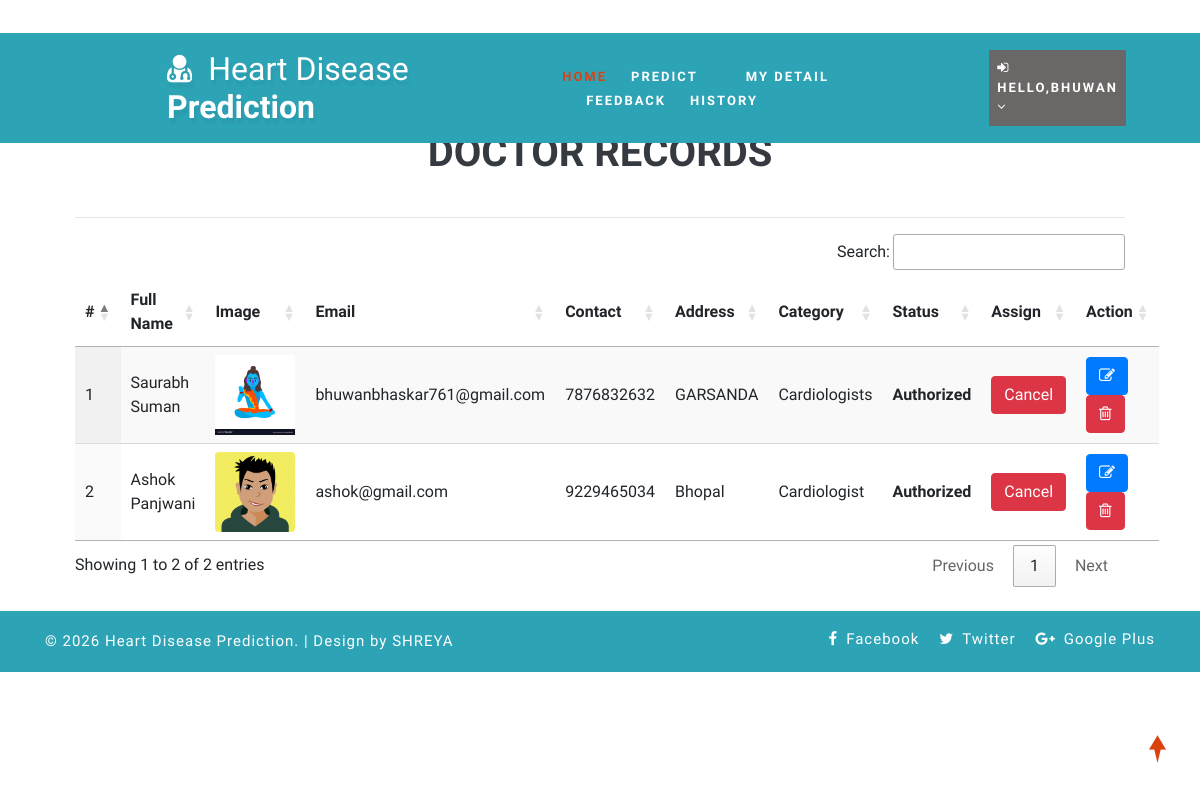
The page /view_doctor (signed in) on the database its author committed.
### health/models.py (models this page shows, shortened)
class Doctor(models.Model):
    status = models.IntegerField(DOCTOR_STATUS, null=True)
    user = models.ForeignKey(User, on_delete=models.CASCADE, null=True)
    contact = models.CharField(max_length=100, null=True)
    address = models.CharField(max_length=100, null=True)
    category = models.CharField(max_length=100, null=True)
    doj = models.DateField(null=True)
    dob = models.DateField(null=True)
    image = models.FileField(null=True)

### health/views.py (the view)
# urls.py: path('view_doctor', View_Doctor,name="view_doctor"),
@login_required(login_url="login")
def View_Doctor(request):
    doc = Doctor.objects.all()
    d = {'doc':doc}
    return render(request,'view_doctor.html',d)

### health/templates/view_doctor.html (shortened to what this page needs)
{% extends 'index.html' %}
{% load static %}
{% block body %}
<div class="container-fluid" style="width:90%;margin-top:8%">
                    <div class="container-fluid">
                        <h1 align="center"class="w3ls-title text-uppercase text-dark font-weight-bold">Doctor Records</h1><br>
                         </div><hr>
                                <table id="example" class="display" style="width:100%">
                                  <thead>
                                    <tr>
                                      <th>#</th>
                                      <th>Full Name</th>
                                      <th>Image</th>
                                      <th>Email</th>
                                      <th>Contact</th>
                                      <th>Address</th>
                                      <th>Category</th>
                                      <th>Status</th>
                                      <th>Assign</th>
                                      <th>Action</th>
                                  </tr>
                              </thead>
                              <tbody>
                              {% for i in doc %}
                                <tr>
                                  <td>{{forloop.counter}}</td>
                                  <td>{{i.user.first_name}} {{i.user.last_name}}</td>
                                  <td><img src="{{i.image.url}}" style="width:80px;height:80px"></td>
                                  <td>{{i.user.email}}</td>
                                  <td>{{i.contact}}</td>
                                  <td>{{i.address}}</td>
                                  <td>{{i.category}}</td>
                                  <td>
                                      {% if i.status == 1 %}
                                      <b>Authorized</b>
                                  {% else %}
                                      <b>Unauthorized</b>
                                      {% endif %}
                                  </td>
                                    <td>{% if i.status == 1 %}
                                        <a href="{% url 'assign_status' i.id %}" onclick="return confirm('Do you want to withdraw approval to doctor : {{i.user.first_name}}?')"><button class="btn btn-danger">Cancel</button></a>
                                        {% else %}
                                        <a href="{% url 'assign_status' i.id %}" onclick="return confirm('Do you want to give approve to doctor : {{i.user.first_name}}?')"><button class="btn btn-success">Assign</button></a>
                                        {% endif %}
                                    </td>
                                    <td style="width:150px">
                                      <a href="{% url 'change_doctor' i.id %}" ><button class="btn btn-primary"><i class="fa fa-edit"></i></button></a>
                                      <a href="{% url 'delete_doctor' i.id %}" ><button class="btn btn-danger" onclick="return confirm('Are you sure?')"><i class="fa fa-trash-o"></i></button></a></td>
                              </tr>
                              {% endfor %}
                          </tbody>
                      </table>
                  </div>
{% endblock %}

### health/templates/index.html (shortened to what this page needs)
<!DOCTYPE html>
{% load static %}
<html lang="zxx">
<head>
	<link rel="stylesheet" href="{% static 'css/bootstrap.css' %}">
	<link href="{% static 'css/css_slider.css' %}" type="text/css" rel="stylesheet" media="all">
	<link rel="stylesheet" href="{% static 'css/style.css' %}" type="text/css" media="all" />
	<link href="{% static 'css/font-awesome.min.css' %}" rel="stylesheet">
<link rel='stylesheet' type='text/css' href="https://cdn.datatables.net/1.10.21/css/jquery.dataTables.min.css">
<link rel='stylesheet' type='text/css' href="https://cdn.datatables.net/buttons/1.6.2/css/buttons.dataTables.min.css">
</head>
<body>
	<div id="home" style="margin-bottom:2%">
		<header>
			<div class="top-bar py-3">
				<div class="container">
					<div class="row">
						<div class="col-xl-7 col-lg-6 col-md-4 top-social-agile text-md-right text-center mt-md-0 mt-2">
							<div class="row">
								<div class="col-xl-3 col-lg-4 col-6 top-w3layouts p-md-0 text-right">
								</div>
								<div class="col-xl-3 col-lg-4 col-6 header-w3layouts text-md-right text-left">
								</div>
							</div>
						</div>
					</div>
				</div>
			</div>
		</header>
		<div class="main-top" style="background:rgb(44, 164, 182)">
			<div class="container-fluid">
				<div class="header d-md-flex justify-content-between align-items-center py-3">
					<div id="logo" style="margin-left:13%">
						<h1>
							<a href="index.html">
								<span class="fa fa-user-md mr-2"></span>
								<span class="logo-sp">Heart Disease</span> Prediction
							</a>
						</h1>
					</div>
					{% if request.user.is_staff %}
					<div class="nav_w3ls" style="margin-right:4%">
						<nav>
							<label for="drop1" class="toggle">Menu</label>
							<input type="checkbox" id="drop1" />
							<ul class="menu" style="padding:15px;width:100%">
								<li class="mx-lg-4 mx-md-3 my-md-0 my-2"><a href="{% url 'admin_home' %}" >Home</a></li>
								<li>
									<label for="drop-2" class="toggle toogle-2"> <span class="fa fa-angle-down" aria-hidden="true"></span>
									</label>
									<a href="#"> Doctor <span class="fa fa-angle-down" aria-hidden="true"></span></a>
									<ul style="margin-top:2%;width:40%;margin-right:0%">
										<li style="width:100%;"><a href="/add_doctor" class="drop-text">Add Doctor</a></li>
										<li style="width:100%;"><a href="/view_doctor" class="drop-text">View Doctor</a></li>
									</ul>
								</li>
								<li class="mx-lg-4 mx-md-3 my-md-0 my-2"><a href="/view_patient">Patient</a></li>
								<li class="mx-lg-4 mx-md-3 my-md-0 my-2">
									<a href="/view_search_pat">Searched Data</a></li>
								<li><a href="/view_feedback">Feedback</a></li>
							</ul>
						</nav>
					</div>
					<div class="nav_w3ls" style="margin-right:3%">
						<nav>
							<label for="drop2" class="toggle">Menu</label>
							<input type="checkbox" id="drop2" />
							<ul class="menu">
								<li class="mx-lg-4 mx-md-3 my-md-0 my-2" style="background:red;padding:8px">
									<label for="drop-2" class="toggle toogle-2"> <span class="fa fa-angle-down" aria-hidden="true"></span>
									</label>
									<a href="#"><i class="fa fa-user"></i> {{request.user.username}} <span class="fa fa-angle-down" aria-hidden="true"></span></a>
									<ul style="margin-top:10%;width:80%;margin-right:5%">
										<li style="width:100%;"><a href="{% url 'change_password' %}" class="drop-text">Password</a></li>
										<li style="width:100%;"><a href="{% url 'logout' %}" class="drop-text">Logout</a></li>
									</ul>
								</li>
							</ul>
						</nav>
					</div>
					{% elif request.user.patient_set.all.0 %}
					<div class="nav_w3ls" style="margin-left:5%;font-weight:bold">
						<nav>
							<ul class="menu" style="padding:15px;width:100%">
								<li><a href="{% url 'patient_home' %}" class="active">Home</a></li>
								<li class="mx-lg-4 mx-md-3 my-md-0 my-2"><a href="/add_heartdetail">Predict</a></li>
								<li class="mx-lg-4 mx-md-3 my-md-0 my-2"><a href="/profile_doctor">My Detail</a></li>
								<li class="mx-lg-4 mx-md-3 my-md-0 my-2"><a href="/sent_feedback">Feedback</a></li>
								<li><a href="/view_search_pat">History</a></li>
							</ul>
						</nav>
					</div>
					<div class="nav_w3ls" style="margin-right:3%">
						<nav>
							<ul class="menu">
								<li class="mx-lg-4 mx-md-3 my-md-0 my-2" style="background:#6a6767;padding:8px">
									<a href="#"><i class="fa fa-sign-in"></i> Hello,{{request.user.username}} <span class="fa fa-angle-down" aria-hidden="true"></span></a>
								</li>
							</ul>
						</nav>
					</div>
					{% endif %}
				</div>
			</div>
		</div>
		{% block body %}
		{% endblock %}
	</div>
	<div class="copy-w3pvt" style="background:rgb(44, 164, 182);color:white">
		<div class="container py-3">
			<div class="row">
				<div class="col-lg-7 w3ls_footer_grid1_left text-lg-left text-center">
					<p style="color:white">&copy; 2026 Heart Disease Prediction. | Design by SHREYA</a>
					</p>
				</div>
				<div class="col-lg-5 w3ls_footer_grid_left1_pos text-lg-right text-center mt-lg-0 mt-2">
					<ul style="color:white">
						<li>
							<a href="#" style="color:white" class="facebook">
								<span class="fa fa-facebook-f mr-2"></span>Facebook</a>
						</li>
						<li class="mx-3">
							<a href="#" style="color:white" class="twitter">
								<span class="fa fa-twitter mr-2"></span>Twitter</a>
						</li>
						<li>
							<a href="#" style="color:white" class="google">
								<span class="fa fa-google-plus mr-2"></span>Google Plus</a>
						</li>
					</ul>
				</div>
			</div>
		</div>
	</div>
	<a href="#home" style="color:white" class="move-top text-center"></a>
</body>
</html>

### health/static/css/style.css (style rules this page uses)
body { padding: 0; margin: 0; background: #FFF; font-family: 'Quicksand', sans-serif; }
body a, body button { transition: 0.5s all; -webkit-transition: 0.5s all; -moz-transition: 0.5s all; -o-transition: 0.5s all; -ms-transition: 0.5s all; text-decoration: none; }
html { scroll-behavior: smooth; }
h1, h2, h3, h4, h5, h6 { margin: 0; padding: 0; font-family: 'Mukta', sans-serif; }
p { margin: 0; padding: 0; font-size: 15px; letter-spacing: 1px; line-height: 1.9; color: #999; font-family: 'Quicksand', sans-serif; }
ul, ol { margin: 0; padding: 0; }
a.move-top { width: 34px; height: 34px; background: url(../images/move-top.png) no-repeat; display: inline-block; position: fixed; bottom: 4%; right: 2%; z-index: 0; }
#home { position: relative; }
.main-top { position: absolute; z-index: 999; width: 100%; background: rgba(0, 0, 0, 0.4); }
nav { margin: 0; padding: 0; }
#logo a { float: left; display: initial; font-weight: 700; font-size: 32px; color: #fff; text-shadow: 2px 5px 3px rgba(0, 0, 0, 0.06); padding: 0; }
span.logo-sp { font-weight: 100; }
nav:after { content: ""; display: table; clear: both; }
nav ul { float: right; padding: 0; margin: 0; list-style: none; position: relative; }
nav ul li { margin: 0px; display: inline-block; float: left; }
nav a { padding: 0; color: #fff; font-size: 13px; letter-spacing: 2px; font-weight: 700; text-transform: uppercase; display: inline-block; transition: 0.5s all; -webkit-transition: 0.5s all; -moz-transition: 0.5s all; -o-transition: 0.5s all; -ms-transition: 0.5s all; }
.menu li a.active, .menu li a:hover { color: #2196f3; transition: 0.5s all; -webkit-transition: 0.5s all; -moz-transition: 0.5s all; -o-transition: 0.5s all; -ms-transition: 0.5s all; color: #d84315; }
li>a:only-child:after { content: ''; }
.w3ls_footer_grid_left1_pos ul li, ul.list-part li { display: inline-block; }
.w3ls_footer_grid_left1_pos ul li a { color: #000; text-decoration: none; letter-spacing: 1px; font-size: 15px; }
.w3ls_footer_grid1_left p { color: #484848; font-weight: 500; }

### rows shown on the page
Doctor: user.first_name "Saurabh", user.last_name "Suman", image (picture), user.email "bhuwanbhaskar761@gmail.com", contact "7876832632", address "GARSANDA", category "Cardiologists", status "Authorized"
Doctor: user.first_name "Ashok", user.last_name "Panjwani", image (picture), user.email "ashok@gmail.com", contact "9229465034", address "Bhopal", category "Cardiologist", status "Authorized"

### other values the page prints
{{ request.user.username }} "BHUWAN"
